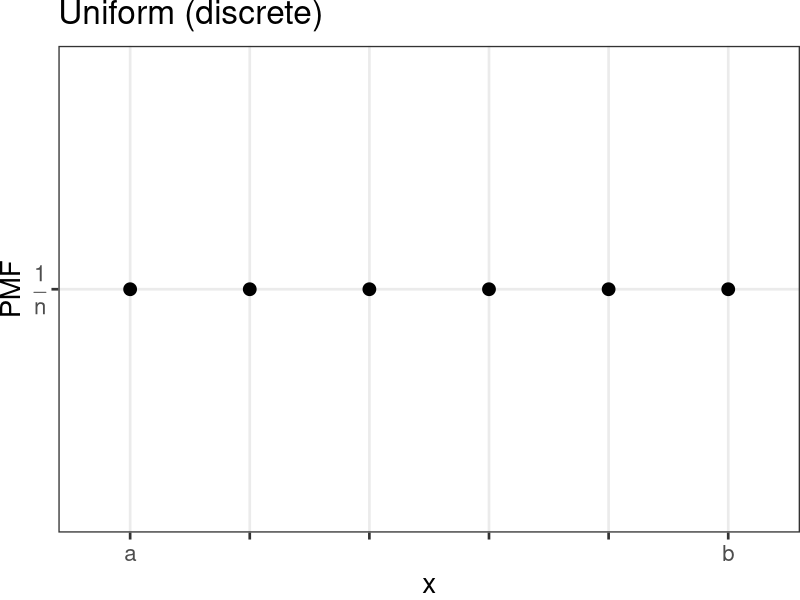
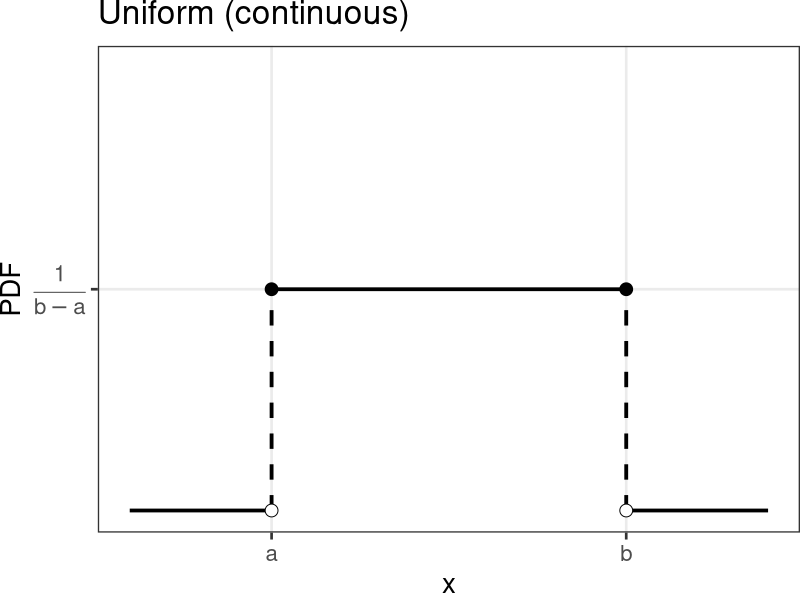
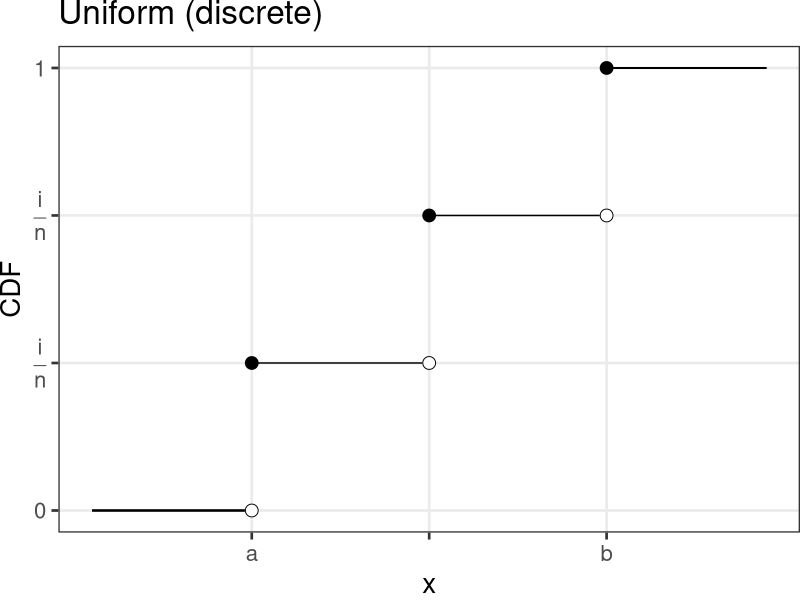
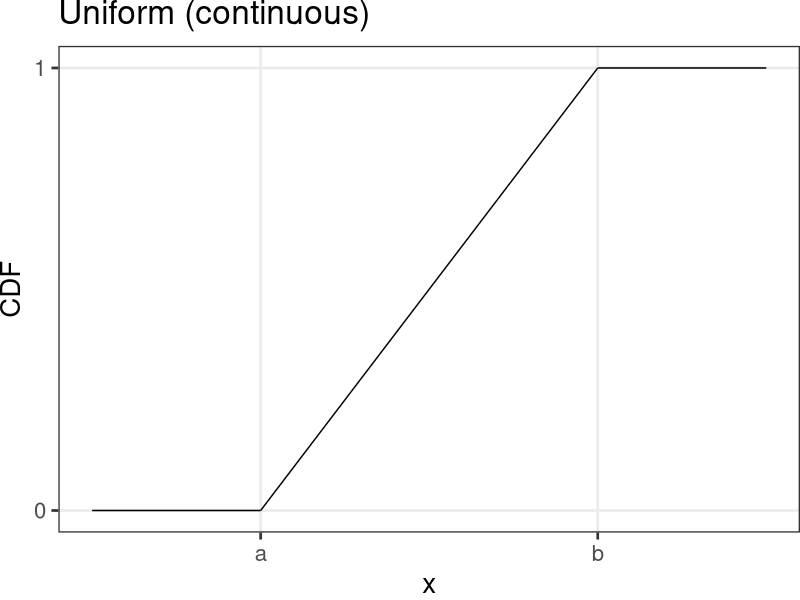
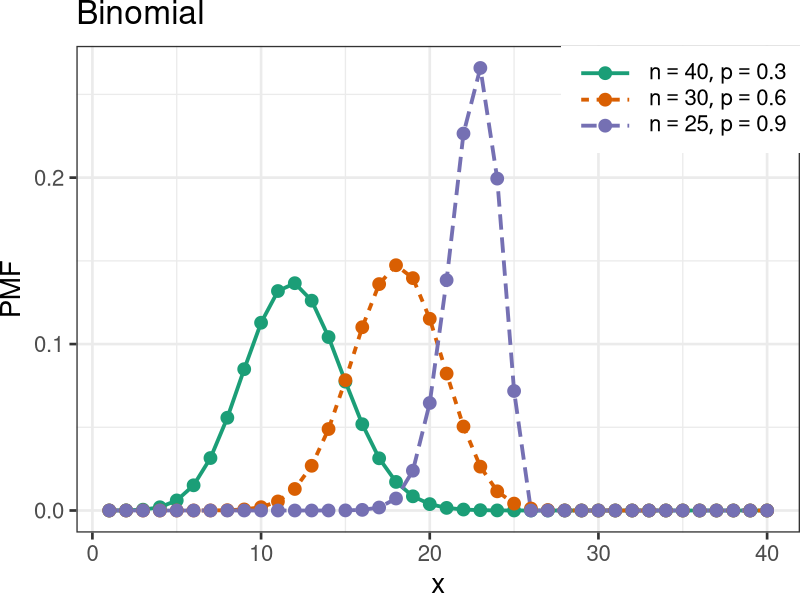
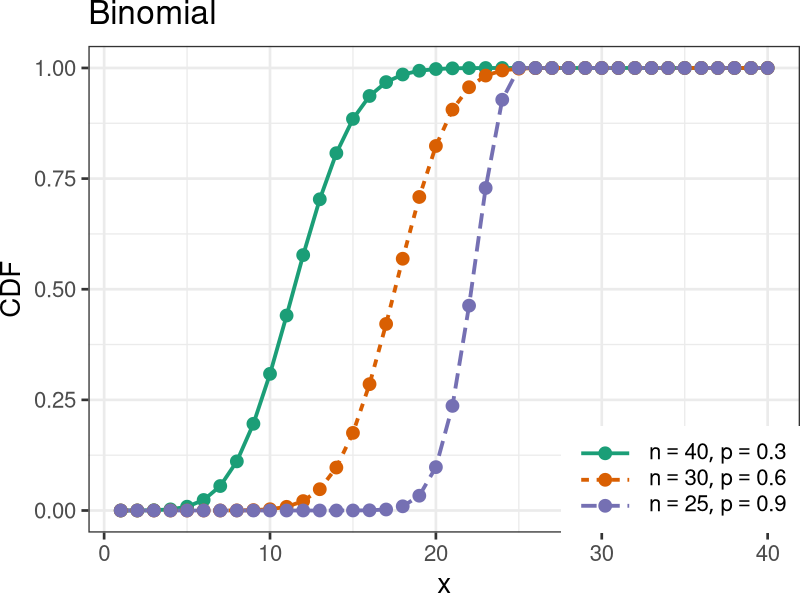
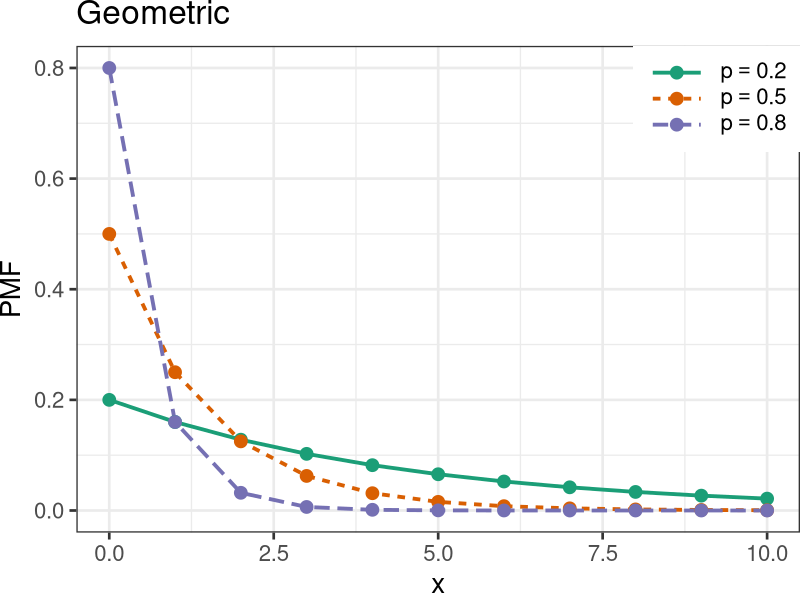
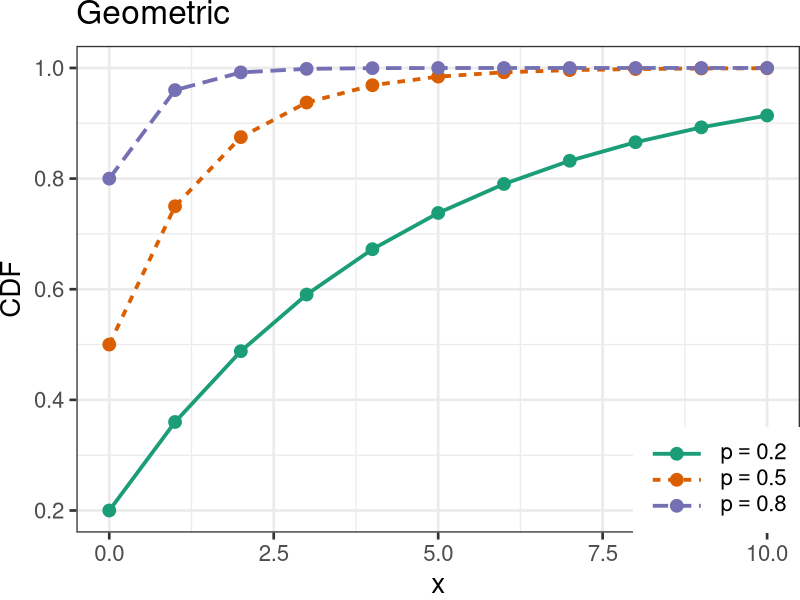

These figures' R source, in order:
# Install needed packages if necessary
needed_packages = c("ggplot2", "reshape2", "grid", "RColorBrewer", "VGAM")
if (length(setdiff(needed_packages, rownames(installed.packages()))) > 0) {
  install.packages(setdiff(needed_packages, rownames(installed.packages())),
                   dependencies=TRUE, repos="http://cran.r-project.org")
}

library(ggplot2)
library(reshape2)
library(grid)
library(RColorBrewer)
library(VGAM) # [dp]pareto

line_width = 1.3
point_size = 4
theme_set(theme_bw(base_size=20))
theme_update(legend.key=element_rect(colour="white"),
             legend.key.width=unit(3, "lines"),
             plot.margin=unit(rep(0, 4), "lines"))

# FIXME: is it possible to move this statement into theme_update?
scale_color_discrete = function(...) scale_color_brewer(..., palette="Dark2")


# --------------------------------------------------------------------------- #

make.dist.fn <- function(mode, dist) {
  if (mode == "cdf")
    eval(parse(text=paste("p", dist, sep="")))
  else if (mode == "pdf" || mode == "pmf")
    eval(parse(text=paste("d", dist, sep="")))
  else
    stop("invalid mode: must be 'cdf' or 'pdf/pmf'")
}

make.data <- function(mode, dist, theta, xseq) {
  dist.fn <- make.dist.fn(mode, dist)
  unary <- function(...) function(x) dist.fn(x, ...)
  data.fns <- apply(theta, 1, function(x) do.call(unary, as.list(t(x))))
  values <- data.frame(sapply(data.fns, function(f) f(xseq)))
  cbind(x=xseq, values)
}

plot.dist <- function(xseq, theta, dist, mode, title, lab.fn) {
  values <- make.data(mode, dist, theta, xseq)
  molten <- melt(values, 1)
  labels <- apply(theta, 1, function(x) do.call(lab.fn, as.list(t(x))))
  p <- ggplot(molten, aes(x=x, y=value, color=variable, linetype=variable)) +
       ggtitle(title) +
       ylab(toupper(mode)) +
       scale_color_discrete(labels=labels) +
       scale_linetype_discrete(labels=labels)

  # We position the legend for CDFs bottom-right and for P[MD]Fs top-right.
  if (mode == "cdf")
    p <- p + theme(legend.title=element_blank(),
                   legend.justification=c(1, 0),
                   legend.position=c(1, 0))
  else
    p <- p + theme(legend.title=element_blank(),
                   legend.justification=c(1, 1),
                   legend.position=c(1, 1))
  p
}

plot.discrete <- function(from, to, ...) {
  xseq <- seq(from, to)
  plot.dist(xseq, ...) +
    geom_line(size=line_width) +
    geom_point(size=point_size)
}

plot.continuous <- function(from, to, ...) {
  xseq <- seq(from, to, by=0.01)
  plot.dist(xseq, ...) +
    geom_line(size=line_width)
}

# --------------------------------------------------------------------------- #

plot.uniform.cdf.discrete <- function() {
  xseq <- 3:7
  x <- melt(as.data.frame(cbind(xseq, ecdf(xseq)(xseq))), 1)
  ggplot(x, aes(x=xseq, y=value)) +
    geom_point(size=point_size) +
    geom_segment(aes(x=xseq, y=value, xend=xseq+1, yend=value)) +
    geom_segment(aes(x=3.1, y=0.2, xend=4, yend=0.2)) +
    geom_segment(aes(x=6, y=0.8, xend=6.9, yend=0.8)) +
    geom_point(aes(x=xseq+1), size=point_size, color="white", shape=19) +
    geom_point(aes(x=xseq+1), size=point_size, shape=1) +
    ggtitle("Uniform (discrete)") +
    labs(x="x", y="CDF") +
    theme(panel.grid.minor=element_blank()) +
    scale_x_continuous(name="x", limits=c(3.1, 6.9), breaks=4:6,
                       labels=c("a", "", "b")) +
    scale_y_continuous(name="CDF", limits=c(0.2, 0.8),
                       breaks=c(0.2, 0.4, 0.6, 0.8),
                       labels=c(0, expression(frac(i, n)),
                                expression(frac(i, n)), 1.0))
}

plot.uniform.cdf.continuous <- function() {
  x <- as.data.frame(rbind(c(0,0,2,0), c(2,0,6,1), c(6,1,8,1)))
  ggplot(x) +
    geom_segment(aes(x=V1, y=V2, xend=V3, yend=V4)) +
    ggtitle("Uniform (continuous)") +
    labs(x="x", y="CDF") +
    theme(panel.grid.minor=element_blank()) +
    scale_x_continuous(breaks=c(2,6), labels=c("a", "b")) +
    scale_y_continuous(limits=0:1, breaks=0:1, labels=0:1)
}

plot.uniform.pmf <- function() {
  xseq <- 3:8
  ggplot(data.frame(x0=factor(xseq), x1=xseq, y0=0, y1=0.5)) +
    aes(x=x0, y=y1) +
    geom_point(size=point_size) +
#    geom_segment(aes(x=x1, xend=x1, y=y0, yend=y1), linetype="dashed") +
    labs(title="Uniform (discrete)") +
    theme(panel.grid.minor=element_blank()) +
    scale_x_discrete(name="x",
                     breaks=xseq,
                     limits=1:10,
                     labels=c("a", rep("", length(xseq)-2), "b")) +
    scale_y_continuous(name="PMF",
                       breaks=0.5,
                       limits=0:1,
                       labels=expression(frac(1, n)))
}

plot.uniform.pdf <- function() {
  solid <- data.frame(x0=c(1, 3,   8),
                      x1=c(3, 8,  10),
                      y0=c(0, 0.5, 0),
                      y1=c(0, 0.5, 0))
  dashed <- data.frame(x0=c(solid[1,2], solid[3,1]),
                       x1=c(solid[1,2], solid[2,2]),
                       y0=c(solid[1,3], solid[3,3]),
                       y1=c(solid[2,3], solid[2,4]))
  filled <- data.frame(x=c(solid[2,1], solid[3,1]),
                       y=c(solid[2,3], solid[2,3]))
  hollow <- data.frame(x=c(solid[2,1], solid[3,1]),
                       y=c(solid[1,3], solid[3,3]))

  ggplot(solid) +
    geom_segment(aes(x=x0, xend=x1, y=y0, yend=y1), size=line_width) +
    geom_segment(data=dashed,
                 aes(x=x0, xend=x1, y=y0, yend=y1),
                 size=line_width,
                 linetype="dashed") +
    geom_point(data=filled, aes(x=x, y=y), size=point_size) +
    geom_point(data=hollow, aes(x=x, y=y), size=point_size, shape=21,
               fill="white") +
    theme(panel.grid.minor=element_blank()) +
    ggtitle("Uniform (continuous)") +
    scale_x_continuous(name="x",
                       breaks=c(solid[1,2], solid[3,1]),
                       limits=c(solid[1,1], solid[3,2]),
                       labels=c("a", "b")) +
    scale_y_continuous(name="PDF",
                       breaks=solid[2,3],
                       limits=0:1,
                       labels=expression(frac(1, b-a)))
}

# --------------------------------------------------------------------------- #

plot.binomial = function(mode, xmin=1, xmax=40,
                         theta=data.frame(n=c(40, 30, 25), p=c(0.3, 0.6, 0.9)),
                         title="Binomial") {
  lab.fn <- function(x, y) substitute(list(n==i, p==j), list(i=x, j=y))
  plot.discrete(xmin, xmax, theta, "binom", mode, title, lab.fn)
}

plot.geometric <- function(mode, xmin=0, xmax=10,
                           theta=data.frame(p=c(0.2, 0.5, 0.8)),
                           title="Geometric") {
  lab.fn <- function(x) substitute(p==i, list(i=x))
  plot.discrete(xmin, xmax, theta, "geom", mode, title, lab.fn)
}

plot.poisson <- function(mode, xmin=0, xmax=20,
                         theta=data.frame(lambda=c(1,4,10)),
                         title="Poisson") {
  lab.fn <- function(x) substitute(lambda==i, list(i=x))
  plot.discrete(xmin, xmax, theta, "pois", mode, title, lab.fn)
}

# --------------------------------------------------------------------------- #

plot.normal <- function(mode, xmin=-5, xmax=5,
                        theta=data.frame(mu=c(0,0,0,-2), s2=c(0.2,1,5,0.5)),
                        title="Normal") {
  lab.fn <- function(x, y) substitute(list(mu==i, sigma^2==j), list(i=x, j=y))
  plot.continuous(xmin, xmax, theta, "norm", mode, title, lab.fn)
}

plot.lognormal <- function(mode, xmin=0, xmax=3,
                          theta=data.frame(mu=c(0,2,0,1/2,1/4,1/8),
                              s2=c(3,2,1,1,1,1)), title="Log-Normal") {
  lab.fn <- function(x, y) substitute(list(mu==i, sigma^2==j), list(i=x, j=y))
  p <- plot.continuous(xmin, xmax, theta, "lnorm", mode, title, lab.fn)
  if (mode == "cdf")
    p <- p + theme(legend.justification=c(0, 1), legend.position=c(0, 1))

  p
}

plot.student <- function(mode, xmin=-5, xmax=5,
                         theta=data.frame(c(1,2,5,Inf)),
                         title=expression(bold("Student\'s") ~ italic(t))) {
  lab.fn <- function(x) {
    if (x == Inf)
      quote(nu==infinity)
    else
      substitute(nu==i, list(i=x))
  }

  plot.continuous(xmin, xmax, theta, "t", mode, title, lab.fn)
}

plot.chisquare <- function(mode, xmin=0, xmax=8,
                           theta=data.frame(1:5),
                           title=expression(chi^2)) {
  lab.fn <- function(x) substitute(k==i, list(i=x))
  plot.continuous(xmin, xmax, theta, "chisq", mode, title, lab.fn)
}

plot.f <- function(mode, xmin=0, xmax=5,
                   theta=data.frame(d1=c(1,2,5,100,100), d2=c(1,1,2,1,100)),
                   title="F") {
  lab.fn <- function(x, y) substitute(list(d[1]==i, d[2]==j), list(i=x, j=y))
  plot.continuous(xmin, xmax, theta, "f", mode, title, lab.fn)
}

plot.exp <- function(mode, xmin=0, xmax=5,
                     theta=data.frame(c(2,1,0.4)),
                     title="Exponential") {
  lab.fn <- function(x) substitute(beta==i, list(i=1/x))
  plot.continuous(xmin, xmax, theta, "exp", mode, title, lab.fn)
}

plot.gamma <- function(mode, xmin=0, xmax=20,
                       theta=data.frame(a=c(1,2,3,5,9), b=c(0.5,0.5,0.5,1,2)),
                       title="Gamma") {
  lab.fn <- function(x, y) substitute(list(alpha==i, beta==j), list(i=x, j=y))
  plot.continuous(xmin, xmax, theta, "gamma", mode, title, lab.fn)
}

dinvgamma <- function(x, shape = 1, rate = 1, scale = 1/rate, log = FALSE) {
  logval <- shape * log(rate) - lgamma(shape) - (shape+1) * log(x) - rate/x
  if (log)
    logval
  else
    exp(logval)
}

pinvgamma <- function(q, shape = 1, rate = 1, scale = 1/rate,
                      lower.tail = TRUE, log.p = FALSE) {
  pgamma(1 / q, shape, rate, scale, !lower.tail, log.p)
}

plot.invgamma <- function(mode, xmin=0, xmax=5,
                          theta=data.frame(a=c(1,2,3,3), b=c(1,1,1,0.5)),
                          title="Inverse Gamma") {
  lab.fn <- function(x, y) substitute(list(alpha==i, beta==j), list(i=x, j=y))
  plot.continuous(xmin, xmax, theta, "invgamma", mode, title, lab.fn)
}

#plot.dirichlet = function()
#{
#  require(MCMCpack)
#
#  a = list(c(6,2,2), c(3,7,5), c(6,2,6), c(2,3,4))
#  seqs = seq(0, 15, by=0.01) # FIXME: choose right input
#  f = function(v) ddirichlet(cbind(seqs, seqs, seqs), v)
#
#  # TODO
#  mapply(f, a, b)
#
#  s = function(k) substitute(list(alpha == i), list(i=a[k]))
#  labs = lapply(1:length(a), s)
#}

plot.beta <- function(mode, xmin=0, xmax=1,
                       theta=data.frame(a=c(0.5,5,1,2,2), b=c(0.5,1,3,2,5)),
                       title="Beta") {
  lab.fn <- function(x, y) substitute(list(alpha==i, beta==j), list(i=x, j=y))
  p <- plot.continuous(xmin, xmax, theta, "beta", mode, title, lab.fn)

  if (mode == "cdf")
    p <- p + theme(legend.justification=c(0, 1), legend.position=c(0, 1))
  else
    p <- p + theme(legend.justification=c(0.5, 1), legend.position=c(0.5, 1))

  p
}

plot.weibull <- function(mode, xmin=0, xmax=2.5,
                         theta=data.frame(lambda=c(1,1,1,1), k=c(0.5,1,1.5,5)),
                         title="Weibull") {
  lab.fn <- function(x, y) substitute(list(lambda==i, k==j), list(i=x, j=y))
  plot.continuous(xmin, xmax, theta, "weibull", mode, title, lab.fn)
}

plot.pareto <- function(mode, xmin=0.8, xmax=2.5,
                        theta=data.frame(xm=c(1,1,1), a=c(1,2,4)),
                        title="Pareto") {
  lab.fn <- function(x, y) substitute(list(x[m]==i, k==j), list(i=x, j=y))
  plot.continuous(xmin, xmax, theta, "pareto", mode, title, lab.fn)
}

# --------------------------------------------------------------------------- #

store <- function(name, p) {
  ggsave(paste(name, "pdf", sep="."), p)
}

store("uniform-pmf", plot.uniform.pmf())
store("uniform-pdf", plot.uniform.pdf())
store("uniform-cdf-discrete", plot.uniform.cdf.discrete())
store("uniform-cdf-continuous", plot.uniform.cdf.continuous())

store("binomial-pmf", plot.binomial("pmf"))
store("binomial-cdf", plot.binomial("cdf"))
store("geometric-pmf", plot.geometric("pmf"))
store("geometric-cdf", plot.geometric("cdf"))
store("poisson-pmf", plot.poisson("pmf"))
store("poisson-cdf", plot.poisson("cdf"))

store("normal-pdf", plot.normal("pdf"))
store("normal-cdf", plot.normal("cdf"))
store("lognormal-pdf", plot.lognormal("pdf") + ylim(0,1))
store("lognormal-cdf", plot.lognormal("cdf"))
store("student-pdf", plot.student("pdf"))
store("student-cdf", plot.student("cdf"))
store("chisquare-pdf", plot.chisquare("pdf") + ylim(0,1))
store("chisquare-cdf", plot.chisquare("cdf"))
store("f-pdf", plot.f("pdf"))
store("f-cdf", plot.f("cdf"))
store("exponential-pdf", plot.exp("pdf"))
store("exponential-cdf", plot.exp("cdf"))
store("gamma-pdf", plot.gamma("pdf"))
store("gamma-cdf", plot.gamma("cdf"))
store("invgamma-pdf", plot.invgamma("pdf"))
store("invgamma-cdf", plot.invgamma("cdf"))
store("beta-pdf", plot.beta("pdf"))
store("beta-cdf", plot.beta("cdf"))
store("weibull-pdf", plot.weibull("pdf"))
store("weibull-cdf", plot.weibull("cdf"))
store("pareto-pdf", plot.pareto("pdf"))
store("pareto-cdf", plot.pareto("cdf"))
